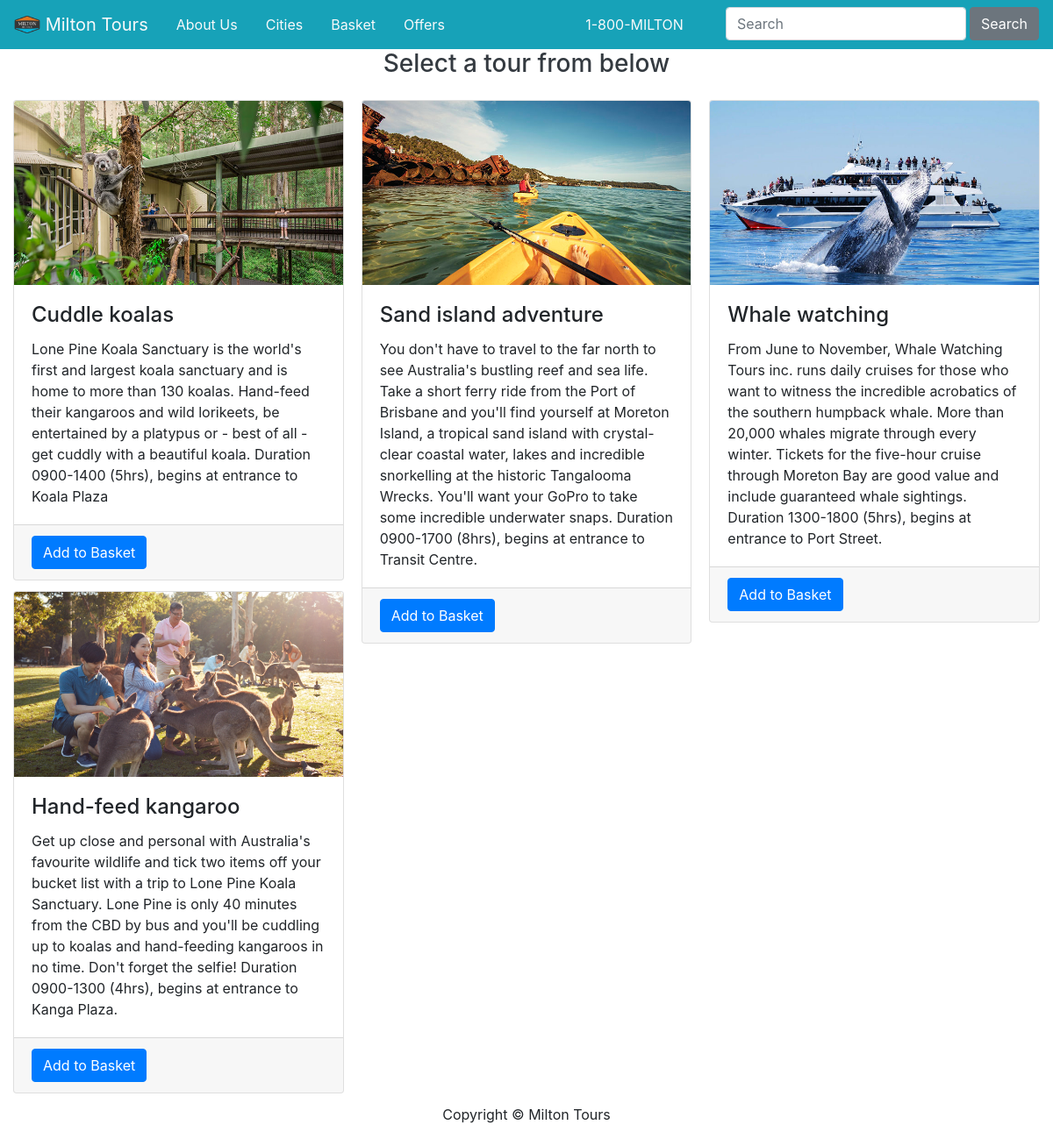
Screenshot of /tours/1 with the database file from the repository.
### miltontours/models.py (models this page shows, shortened)
class Tour(db.Model):
    __tablename__ = 'tours'
    id = db.Column(db.Integer, primary_key=True)
    name = db.Column(db.String(64),nullable=False)
    description = db.Column(db.String(500), nullable=False)
    image = db.Column(db.String(60), nullable=False)
    price = db.Column(db.Float, nullable=False)
    date = db.Column(db.DateTime, nullable=False)
    city_id = db.Column(db.Integer, db.ForeignKey('cities.id'))

### miltontours/views.py (the view)
@main_bp.route('/tours/<int:cityid>')
def citytours(cityid):
    tours = Tour.query.filter(Tour.city_id==cityid)
    return render_template('citytours.html', tours=tours)

### miltontours/templates/citytours.html (shortened to what this page needs)
{% extends 'base.html' %}
{% block main %}
<section>
    <div class="text-dark text-center">
        <div>
            <p class="h3 text-dark mb-4">Select a tour from below</p>
        </div>
    </div>
    <div class="card-columns">
        {% for tour in tours%}
        <div class="card">
            <img class="card-img-top" src="{{ url_for('static', filename='img/'+tour.image) }}" alt="Card image">
            <div class="card-body">
                <h4 class="card-title">{{ tour.name }}</h4>
                <p class="card-text">{{ tour.description }}</p>
            </div>
            <div class="card-footer">
                <form action="{{ url_for('main.order') }}">
                    <input class="btn btn-primary" type="submit" value="Add to Basket">
                </form>
            </div>
        </div>
        {% endfor %}
    </div>
</section>
{% endblock %}

### rows the page displays
Tour: image (picture), name "Cuddle koalas", description "Lone Pine Koala Sanctuary is the world's first and largest koala sanctuary and is home to more than 130 koalas. Hand-feed their kangaroos and wild lorikeets, be entertained by a platypus or - best of all - get cuddly with a beautiful koala. Duration 0900-1400 (5hrs), begins at entrance to Koala Plaza"
Tour: image (picture), name "Hand-feed kangaroo", description "Get up close and personal with Australia's favourite wildlife and tick two items off your bucket list with a trip to Lone Pine Koala Sanctuary. Lone Pine is only 40 minutes from the CBD by bus and you'll be cuddling up to koalas and hand-feeding kangaroos in no time. Don't forget the selfie! Duration 0900-1300 (4hrs), begins at entrance to Kanga Plaza."
Tour: image (picture), name "Sand island adventure", description "You don't have to travel to the far north to see Australia's bustling reef and sea life. Take a short ferry ride from the Port of Brisbane and you'll find yourself at Moreton Island, a tropical sand island with crystal-clear coastal water, lakes and incredible snorkelling at the historic Tangalooma Wrecks. You'll want your GoPro to take some incredible underwater snaps. Duration 0900-1700 (8hrs), begins at entrance to Transit Centre."
Tour: image (picture), name "Whale watching", description "From June to November, Whale Watching Tours inc. runs daily cruises for those who want to witness the incredible acrobatics of the southern humpback whale. More than 20,000 whales migrate through every winter. Tickets for the five-hour cruise through Moreton Bay are good value and include guaranteed whale sightings. Duration 1300-1800 (5hrs), begins at entrance to Port Street."
